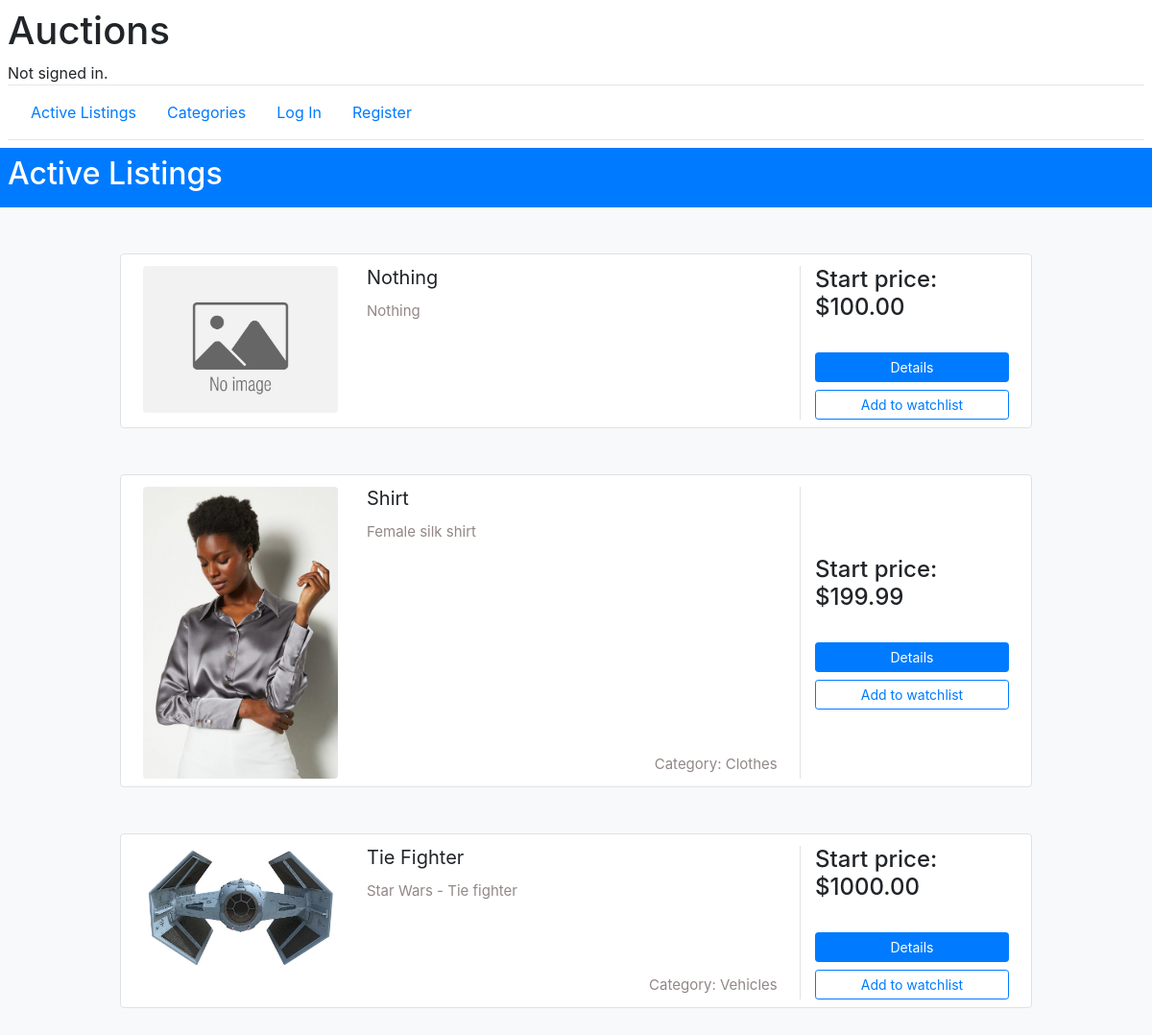
The page / on the database its author committed.
### auctions/models.py (models this page shows, shortened)
class Item(models.Model):
    title = models.CharField(max_length=64)
    description = models.CharField(max_length=512)
    created_at = models.DateTimeField(auto_now_add=True)
    updated_at = models.DateTimeField(auto_now=True)
    start_price= models.DecimalField(max_digits=8, decimal_places=2)
    is_closed = models.BooleanField(default=False)
    image = models.ImageField(upload_to='items', default='items/default.jpg')
    watch=models.ManyToManyField(User, related_name='watch', blank=True, null=True)
    creator = models.ForeignKey(User, related_name='listings',blank=True, null=True, on_delete=models.SET_NULL)
    category = models.ForeignKey(Category, null=True, blank=True, related_name='listings', on_delete=models.SET_NULL)

class Category(models.Model):
    title = models.CharField(max_length=32)
    def __str__(self):
        return f"{self.title}"

### auctions/views.py (the view)
# urls.py: path("", views.index, name="index"),
def index(request):
    items_on_watchlist=Item.objects.filter(watch=request.user.id)
    items_not_on_watchlist = Item.objects.exclude( watch=request.user.id)
    return render(request, "auctions/index.html",{
        "items": items_on_watchlist.filter(is_closed=False),
        "watch": items_not_on_watchlist.filter(is_closed=False),
        "title":"Active Listings",
    })

### auctions/templates/auctions/index.html (shortened to what this page needs)
{% extends "auctions/layout.html" %}
{% block name %}
<div class="bg-primary text-white p-2">
  <h2>{{title}}</h2>
</div>
{% endblock %}
{% block body %}
  {% for item in items %}
      <div class="container mt-5 mb-5">
        <div class="d-flex justify-content-center row">
          <div class="col-md-10">
            <div class="row p-2 bg-white border rounded">
                <div class="col-md-3 mt-1"><img class="img-fluid img-responsive rounded product-image" src="{{item.image.url}}"></div>
                <div class="col-md-6 mt-1">
                    <h5>{{item.title}}</h5>
                    <div class="mt-1 mb-1 spec-1">{{item.description}}</div>
                    {% if item.category %}
                      <div class="mt-1 mb-1 spec-1" style="position:absolute; bottom:0; right:5%">Category: {{item.category}}</div>
                    {% endif %}
                </div>
                <div class="align-items-center align-content-center col-md-3 border-left mt-1">
                    <div class="d-flex flex-row align-items-center">
                        <h4 class="mr-1">Start price: ${{item.start_price}}</h4>
                    </div>
                    <div class="d-flex flex-column mt-4">
                      <a class="btn btn-primary btn-sm" href="{% url 'listing' item.pk %}" type="button">Details</a>
                      {% if user.is_authenticated %}
                          <a class="btn btn-outline-danger btn-sm mt-2" href="{% url 'watchlist_remove' item.pk %}" type="button">Remove from watchlist</a>
                      {% else %}
                        <a class="btn btn-outline-primary btn-sm mt-2" href="{% url 'not_logged'  %}" type="button">Add to watchlist</a>
                      {% endif %}
                    </div>
                </div>
            </div>
          </div>
        </div>
      </div>
    {% endfor %}
    {% for w in watch %}
        <div class="container mt-5 mb-5">
          <div class="d-flex justify-content-center row">
            <div class="col-md-10">
              <div class="row p-2 bg-white border rounded">
                <div class="col-md-3 mt-1"><img class="img-fluid img-responsive rounded product-image" src="{{w.image.url}}"></div>
                  <div class="col-md-6 mt-1">
                      <h5>{{w.title}}</h5>
                      <div class="mt-1 mb-1 spec-1">{{w.description}}</div>
                      {% if w.category %}
                        <div class="mt-1 mb-1 spec-1" style="position:absolute; bottom:0; right:5%">Category: {{w.category}}</div>
                      {% endif %}
                  </div>
                  <div class="align-items-center align-content-center col-md-3 border-left mt-1">
                      <div class="d-flex flex-row align-items-center">
                          <h4 class="mr-1">Start price: ${{w.start_price}}</h4>
                      </div>
                      <div class="d-flex flex-column mt-4">
                        <a class="btn btn-primary btn-sm" href="{% url 'listing' w.pk %}" type="button">Details</a>
                        {% if user.is_authenticated %}
                            <a class="btn btn-outline-primary btn-sm mt-2" href="{% url 'watchlist_add' w.pk %}" type="button">Add to watchlist</a>
                        {% else %}
                          <a class="btn btn-outline-primary btn-sm mt-2" href="{% url 'login'  %}" type="button">Add to watchlist</a>
                        {% endif %}
                      </div>
                  </div>
              </div>
            </div>
          </div>
        </div>
      {% endfor %}
{% endblock %}

### auctions/templates/auctions/layout.html (shortened to what this page needs)
{% load static %}
<!DOCTYPE html>
<html lang="en">
    <head>
        <link rel="stylesheet" href="https://stackpath.bootstrapcdn.com/bootstrap/4.4.1/css/bootstrap.min.css">
        <link href="{% static 'auctions/styles.css' %}" rel="stylesheet">
    </head>
    <body class="bg-light">
      <div class="bg-white p-2">
        <h1>Auctions</h1>
        <div>
            {% if user.is_authenticated %}
                Signed in as <strong><a href="{% url 'user' user.id %}">{{ user.username }}</a></strong>.
            {% else %}
                Not signed in.
            {% endif %}
        </div>
              <hr style="padding: 0px;margin: 0px;" >
        <ul class="nav p-2" id="navbarToggleExternalContent">
            <li class="nav-item">
                <a class="nav-link" href="{% url 'index' %}">Active Listings</a>
            </li>
            <li class="nav-item">
              <a class="nav-link" href="{% url 'list_categories' %}">Categories</a>
            </li>
            {% if user.is_authenticated %}
                <li class="nav-item">
                    <a class="nav-link" href="{% url 'watchlist' %}">Watchlist</a>
                </li>
                <li class="nav-item">
                    <a class="nav-link" href="{% url 'new_listing' %}">Create listing</a>
                </li>
                <li class="nav-item">
                    <a class="nav-link" href="{% url 'logout' %}">Log Out</a>
                </li>
            {% else %}
                <li class="nav-item">
                    <a class="nav-link" href="{% url 'login' %}">Log In</a>
                </li>
                <li class="nav-item">
                    <a class="nav-link" href="{% url 'register' %}">Register</a>
                </li>
            {% endif %}
        </ul>
          <hr style="padding: 0px;margin: 0px;" >
        </div>
            {% block name %}
            {% endblock %}
            {% block body %}
            {% endblock %}
    </body>
</html>

### auctions/static/auctions/styles.css (style rules this page uses)
hr { padding: 0px; margin: 0px; }
.product-image { width: 100%; }
.spec-1 { color: #938787; font-size: 15px; }
h5 { font-weight: 400; }

### rows shown on the page
Item: image (placeholder picture), title "Nothing", description "Nothing", start_price "100.00"
Item: image (picture), title "Shirt", description "Female silk shirt", category "Clothes", start_price "199.99"
Item: image (picture), title "Tie Fighter", description "Star Wars - Tie fighter", category "Vehicles", start_price "1000.00"

### other values the page prints
{{ title }} "Active Listings"
